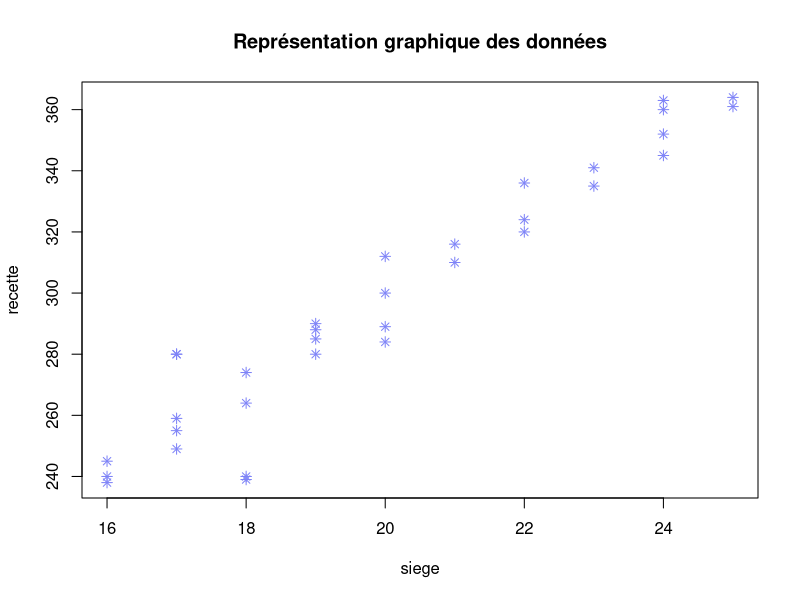
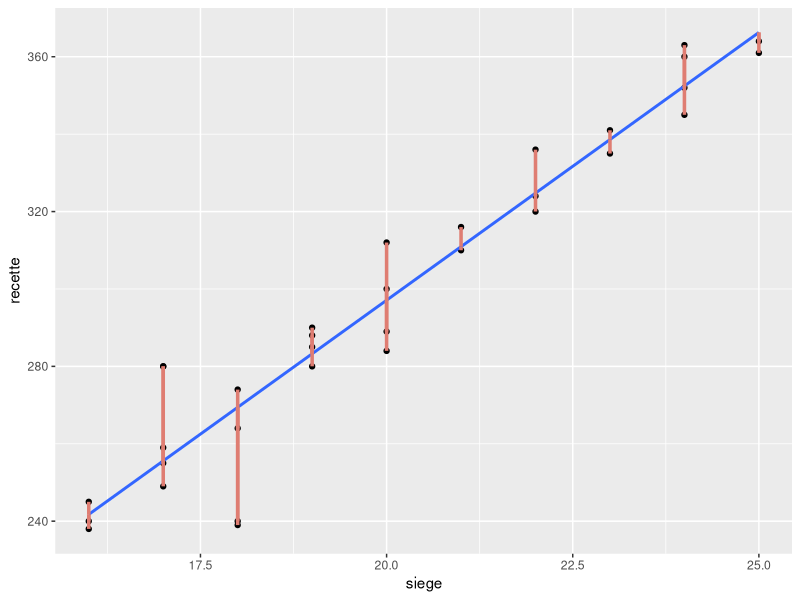

Reproduce these figures in R, in order.
## ---- chunk 1
library(readxl)
Recette_Bar <- read_excel("Recette_Bar.xlsx")
data <- Recette_Bar[,-1]
colnames(data)= c("siege","recette")
## ---- chunk 2
plot(data, main = "Représentation graphique des données", pch = 8, col = "#7e83f7")
## ---- chunk 3
# Estimation des paramètres du modèle
my_lm <- lm(recette~siege, data = data)
coeff <- my_lm$coefficients
coeff

# Représentation graphique de la droite de régression
library(ggplot2)
ggplot(data, aes(x=siege, y=recette)) +
geom_point() +
geom_smooth(method=lm,se=FALSE) +
geom_segment(aes(x = siege, y = recette, xend = siege, 
                 yend = coeff[1] + coeff[2]*siege, col = "Residuals"), 
             col = "#DF7D72", lwd= 1.2, data = data)
## ---- chunk 4
# Calcul de la moyenne

moy_x <- mean(data$siege)
moy_y <- mean(data$recette)

# Calcul de la variance

var_x <- var(data$siege)
var_y <- var(data$recette)

# Calcul de la covariance

cov_xy <- cov(data$siege,data$recette)
## ---- chunk 5
# Pour la valeur de a

cov_xy/var_x

# Pour la valeur de b

moy_y - (cov_xy/var_x)*moy_x
## ---- chunk 6
rho = cov_xy/sqrt(var_x*var_y)
rho
## ---- chunk 7
cor(data$siege,data$recette)
## ---- chunk 8
cor(data$siege,data$recette)^2
## ---- chunk 9

